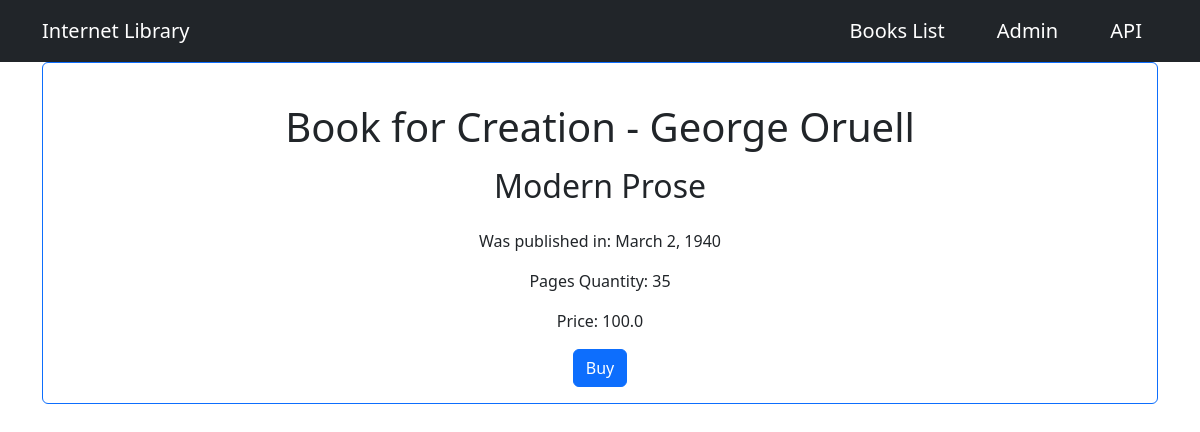
Screenshot of /books/1 with the database file from the repository.
### internet_library/models.py (models this page shows, shortened)
class Book(models.Model):
    title = models.CharField(max_length=255)
    date_of_creation = models.DateField()
    price = models.FloatField()
    pages_qty = models.IntegerField()
    author = models.ForeignKey(Author, on_delete=models.CASCADE)
    genre = models.ForeignKey(Genre, on_delete=models.CASCADE)

class Author(models.Model):
    first_name = models.CharField(max_length=30)
    last_name = models.CharField(max_length=60)
    date_of_birth = models.DateField()
    is_alive = models.BooleanField()
    def __str__(self):
        return f"{self.first_name} {self.last_name}"

class Genre(models.Model):
    title = models.CharField(max_length=200)
    created_at = models.DateTimeField(default=timezone.now)
    def __str__(self):
        return self.title

### internet_library/views.py (the view)
# urls.py: path('books/<int:book_id>', views.single_book, name='single_book')
def single_book(request, book_id):
    book = get_object_or_404(models.Book, pk=book_id)
    return render(request, 'internet_library/single_book.html', {'book': book})

### templates/internet_library/single_book.html (shortened to what this page needs)
{% extends 'base.html' %}
{% block content %}
<div class="card text-center border-primary">
        <div class="card-body">
          <h5 class="card-title fs-1 mt-4">{{book.title}} - {{book.author}}</h5>
          <h6 class="card-title fs-2 mt-3">{{book.genre}}</h6>
          <p class="card-text mt-4">Was published in: {{book.date_of_creation}}</p>
          <p class="card-text">Pages Quantity: {{book.pages_qty}}</p>
          <p class="card-text">Price: {{book.price}}</p>
          <button class="btn btn-primary">Buy</button>
        </div>
</div>
{% endblock%}

### rows the page displays
Book: title "Book for Creation", author "George Oruell", genre "Modern Prose", date_of_creation "March 2, 1940", pages_qty "35", price "100.0"
